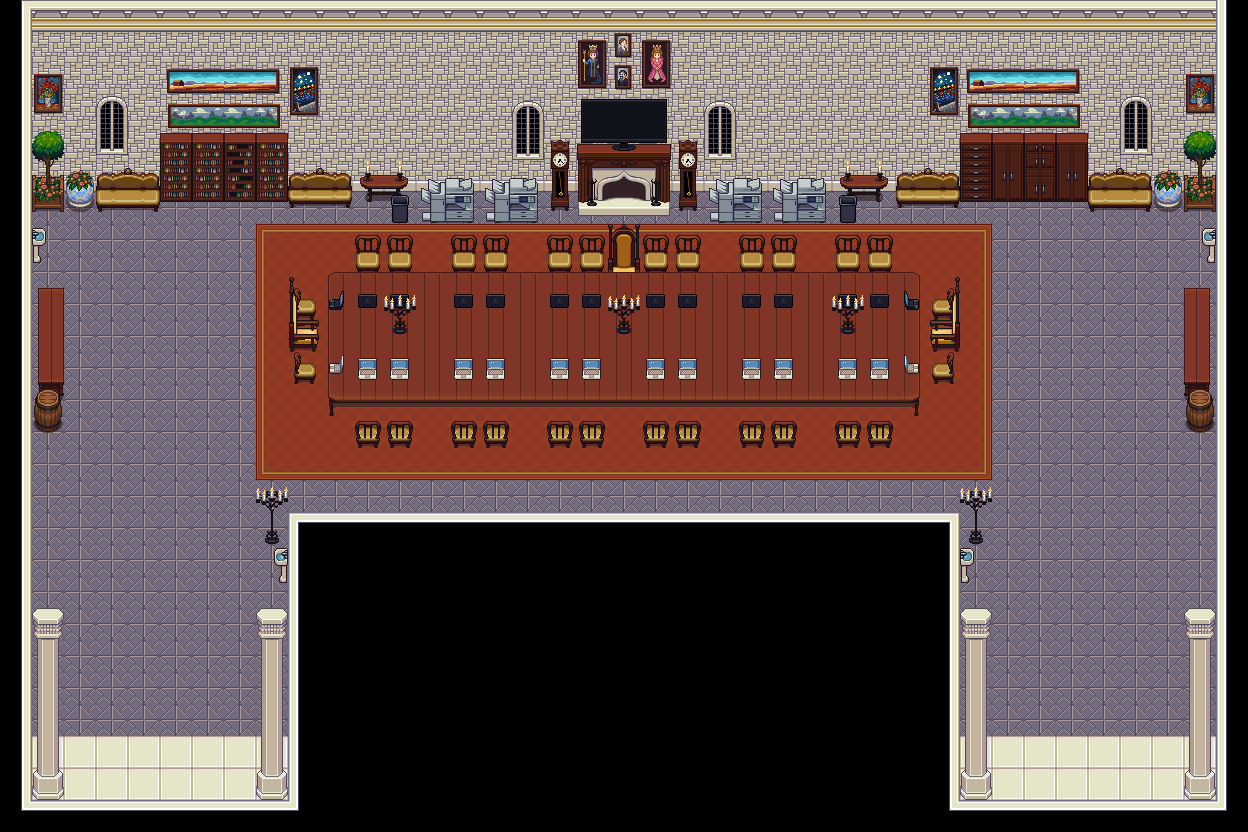

Tiled map render using the project's own tile images. Description and the map definition, with tile-layer contents summarised, below:
An orthogonal 39x26 tile map with 32x32 px tiles, 2 tile layers (ground, stuff), 2 tilesets.

<map version="1.8" tiledversion="1.8.4" orientation="orthogonal" renderorder="right-down" width="39" height="26" tilewidth="32" tileheight="32" infinite="0" nextlayerid="3" nextobjectid="1">
 <tileset firstgid="1" name="tiles" tilewidth="32" tileheight="32" tilecount="132" columns="12">
  <image source="ground_tiles.png" width="384" height="352" />
 </tileset>
 <tileset firstgid="133" name="tiles" tilewidth="32" tileheight="32" tilecount="15" columns="5">
  <image source="stuff_tiles.png" width="160" height="96" />
 </tileset>
 <layer id="2" name="ground" width="39" height="26">
  <data>[1014 cells, 1014 non-empty, 130 distinct tile ids]</data>
 </layer>
 <layer id="1" name="stuff" width="39" height="26">
  <data>[1014 cells, 1014 non-empty, 14 distinct tile ids]</data>
 </layer>
</map>
